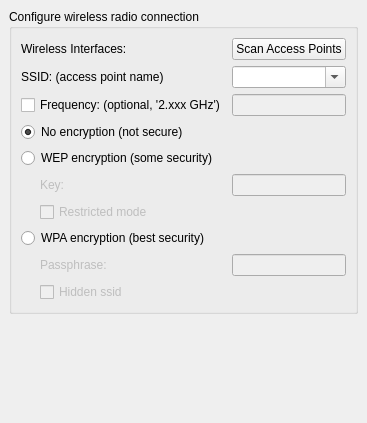
     <widget class="QWidget" name="wireless">
      <attribute name="icon">
       <iconset>
        <normaloff>../../../../../share/icons/nuvola_platin_me/16x16/apps/remote.png</normaloff>../../../../../share/icons/nuvola_platin_me/16x16/apps/remote.png</iconset>
      </attribute>
      <attribute name="title">
       <string>Wireless</string>
      </attribute>
      <layout class="QVBoxLayout">
       <property name="spacing">
        <number>6</number>
       </property>
       <property name="margin">
        <number>9</number>
       </property>
       <item>
        <widget class="QGroupBox" name="wirelessGroupBox">
         <property name="sizePolicy">
          <sizepolicy hsizetype="MinimumExpanding" vsizetype="Minimum">
           <horstretch>0</horstretch>
           <verstretch>0</verstretch>
          </sizepolicy>
         </property>
         <property name="title">
          <string>Configure wireless radio connection</string>
         </property>
         <layout class="QGridLayout">
          <property name="margin">
           <number>9</number>
          </property>
          <property name="spacing">
           <number>6</number>
          </property>
          <item row="5" column="1">
           <widget class="QLabel" name="keyLabel">
            <property name="enabled">
             <bool>false</bool>
            </property>
            <property name="sizePolicy">
             <sizepolicy hsizetype="MinimumExpanding" vsizetype="Minimum">
              <horstretch>0</horstretch>
              <verstretch>0</verstretch>
             </sizepolicy>
            </property>
            <property name="toolTip">
             <string>Enter WEP encryption key</string>
            </property>
            <property name="text">
             <string>Key:</string>
            </property>
           </widget>
          </item>
          <item row="8" column="1">
           <widget class="QLabel" name="passLabel">
            <property name="enabled">
             <bool>false</bool>
            </property>
            <property name="sizePolicy">
             <sizepolicy hsizetype="MinimumExpanding" vsizetype="Minimum">
              <horstretch>0</horstretch>
              <verstretch>0</verstretch>
             </sizepolicy>
            </property>
            <property name="toolTip">
             <string>Enter the WPA passphrase</string>
            </property>
            <property name="text">
             <string>Passphrase:</string>
            </property>
           </widget>
          </item>
          <item row="6" column="1">
           <widget class="QCheckBox" name="restrictedCheckBox">
            <property name="enabled">
             <bool>false</bool>
            </property>
            <property name="sizePolicy">
             <sizepolicy hsizetype="MinimumExpanding" vsizetype="Minimum">
              <horstretch>0</horstretch>
              <verstretch>0</verstretch>
             </sizepolicy>
            </property>
            <property name="toolTip">
             <string>Check if the AP uses restricted mode</string>
            </property>
            <property name="text">
             <string>Restricted mode</string>
            </property>
           </widget>
          </item>
          <item row="0" column="0" colspan="2">
           <widget class="QLabel" name="wirelessFoundLabel">
            <property name="sizePolicy">
             <sizepolicy hsizetype="MinimumExpanding" vsizetype="Minimum">
              <horstretch>0</horstretch>
              <verstretch>0</verstretch>
             </sizepolicy>
            </property>
            <property name="toolTip">
             <string>Wireless was detected on these Interfaces</string>
            </property>
            <property name="text">
             <string>Wireless Interfaces:</string>
            </property>
           </widget>
          </item>
          <item row="5" column="0" rowspan="2">
           <spacer>
            <property name="orientation">
             <enum>Qt::Horizontal</enum>
            </property>
            <property name="sizeType">
             <enum>QSizePolicy::Fixed</enum>
            </property>
            <property name="sizeHint" stdset="0">
             <size>
              <width>12</width>
              <height>41</height>
             </size>
            </property>
           </spacer>
          </item>
          <item row="2" column="0" colspan="2">
           <widget class="QCheckBox" name="freqCheckBox">
            <property name="sizePolicy">
             <sizepolicy hsizetype="MinimumExpanding" vsizetype="Minimum">
              <horstretch>0</horstretch>
              <verstretch>0</verstretch>
             </sizepolicy>
            </property>
            <property name="toolTip">
             <string>Check to enter the frequency of the AP (optional)</string>
            </property>
            <property name="text">
             <string>Frequency: (optional, '2.xxx GHz')</string>
            </property>
           </widget>
          </item>
          <item row="1" column="0" colspan="2">
           <widget class="QLabel" name="essidLabel">
            <property name="sizePolicy">
             <sizepolicy hsizetype="MinimumExpanding" vsizetype="Minimum">
              <horstretch>0</horstretch>
              <verstretch>0</verstretch>
             </sizepolicy>
            </property>
            <property name="toolTip">
             <string>The name of your Wireless access point (AP)</string>
            </property>
            <property name="text">
             <string>SSID: (access point name)</string>
            </property>
           </widget>
          </item>
          <item row="3" column="0" colspan="3">
           <widget class="QRadioButton" name="noneRadioButton">
            <property name="sizePolicy">
             <sizepolicy hsizetype="MinimumExpanding" vsizetype="Minimum">
              <horstretch>0</horstretch>
              <verstretch>0</verstretch>
             </sizepolicy>
            </property>
            <property name="toolTip">
             <string>Select no encryption, NOT secure</string>
            </property>
            <property name="text">
             <string>No encryption (not secure)</string>
            </property>
            <property name="checked">
             <bool>true</bool>
            </property>
           </widget>
          </item>
          <item row="4" column="0" colspan="3">
           <widget class="QRadioButton" name="wepRadioButton">
            <property name="sizePolicy">
             <sizepolicy hsizetype="MinimumExpanding" vsizetype="Minimum">
              <horstretch>0</horstretch>
              <verstretch>0</verstretch>
             </sizepolicy>
            </property>
            <property name="toolTip">
             <string>Select WEP encryption</string>
            </property>
            <property name="text">
             <string>WEP encryption (some security)</string>
            </property>
           </widget>
          </item>
          <item row="8" column="0" rowspan="2">
           <spacer>
            <property name="orientation">
             <enum>Qt::Horizontal</enum>
            </property>
            <property name="sizeType">
             <enum>QSizePolicy::Fixed</enum>
            </property>
            <property name="sizeHint" stdset="0">
             <size>
              <width>13</width>
              <height>41</height>
             </size>
            </property>
           </spacer>
          </item>
          <item row="2" column="2">
           <widget class="QLineEdit" name="freqEdit">
            <property name="enabled">
             <bool>false</bool>
            </property>
            <property name="sizePolicy">
             <sizepolicy hsizetype="MinimumExpanding" vsizetype="Minimum">
              <horstretch>0</horstretch>
              <verstretch>0</verstretch>
             </sizepolicy>
            </property>
            <property name="toolTip">
             <string>Enter the frequency of the AP</string>
            </property>
            <property name="alignment">
             <set>Qt::AlignRight</set>
            </property>
           </widget>
          </item>
          <item row="5" column="2">
           <widget class="QLineEdit" name="keyEdit">
            <property name="enabled">
             <bool>false</bool>
            </property>
            <property name="sizePolicy">
             <sizepolicy hsizetype="MinimumExpanding" vsizetype="Minimum">
              <horstretch>0</horstretch>
              <verstretch>0</verstretch>
             </sizepolicy>
            </property>
            <property name="toolTip">
             <string>Enter the encryption key</string>
            </property>
           </widget>
          </item>
          <item row="7" column="0" colspan="3">
           <widget class="QRadioButton" name="wpaRadioButton">
            <property name="sizePolicy">
             <sizepolicy hsizetype="MinimumExpanding" vsizetype="Minimum">
              <horstretch>0</horstretch>
              <verstretch>0</verstretch>
             </sizepolicy>
            </property>
            <property name="toolTip">
             <string>Select WPA encryption</string>
            </property>
            <property name="text">
             <string>WPA encryption (best security)</string>
            </property>
           </widget>
          </item>
          <item row="8" column="2">
           <widget class="QLineEdit" name="passEdit">
            <property name="enabled">
             <bool>false</bool>
            </property>
            <property name="sizePolicy">
             <sizepolicy hsizetype="MinimumExpanding" vsizetype="Minimum">
              <horstretch>0</horstretch>
              <verstretch>0</verstretch>
             </sizepolicy>
            </property>
            <property name="toolTip">
             <string>Enter the passphrase</string>
            </property>
           </widget>
          </item>
          <item row="9" column="1">
           <widget class="QCheckBox" name="hiddenCheckBox">
            <property name="enabled">
             <bool>false</bool>
            </property>
            <property name="sizePolicy">
             <sizepolicy hsizetype="MinimumExpanding" vsizetype="Minimum">
              <horstretch>0</horstretch>
              <verstretch>0</verstretch>
             </sizepolicy>
            </property>
            <property name="toolTip">
             <string>Check if the AP hides the SSID</string>
            </property>
            <property name="text">
             <string>Hidden ssid</string>
            </property>
           </widget>
          </item>
          <item row="1" column="2">
           <widget class="QComboBox" name="essidEditCombo">
            <property name="editable">
             <bool>true</bool>
            </property>
            <property name="iconSize">
             <size>
              <width>30</width>
              <height>22</height>
             </size>
            </property>
           </widget>
          </item>
          <item row="0" column="2">
           <widget class="QPushButton" name="scanAPPushButton">
            <property name="text">
             <string>Scan Access Points</string>
            </property>
            <property name="icon">
             <iconset>
              <normaloff>../../../../../share/icons/nuvola_platin_me/16x16/apps/xmag.png</normaloff>../../../../../share/icons/nuvola_platin_me/16x16/apps/xmag.png</iconset>
            </property>
           </widget>
          </item>
         </layout>
        </widget>
       </item>
       <item>
        <spacer>
         <property name="orientation">
          <enum>Qt::Vertical</enum>
         </property>
         <property name="sizeHint" stdset="0">
          <size>
           <width>20</width>
           <height>100</height>
          </size>
         </property>
        </spacer>
       </item>
      </layout>
     </widget>
